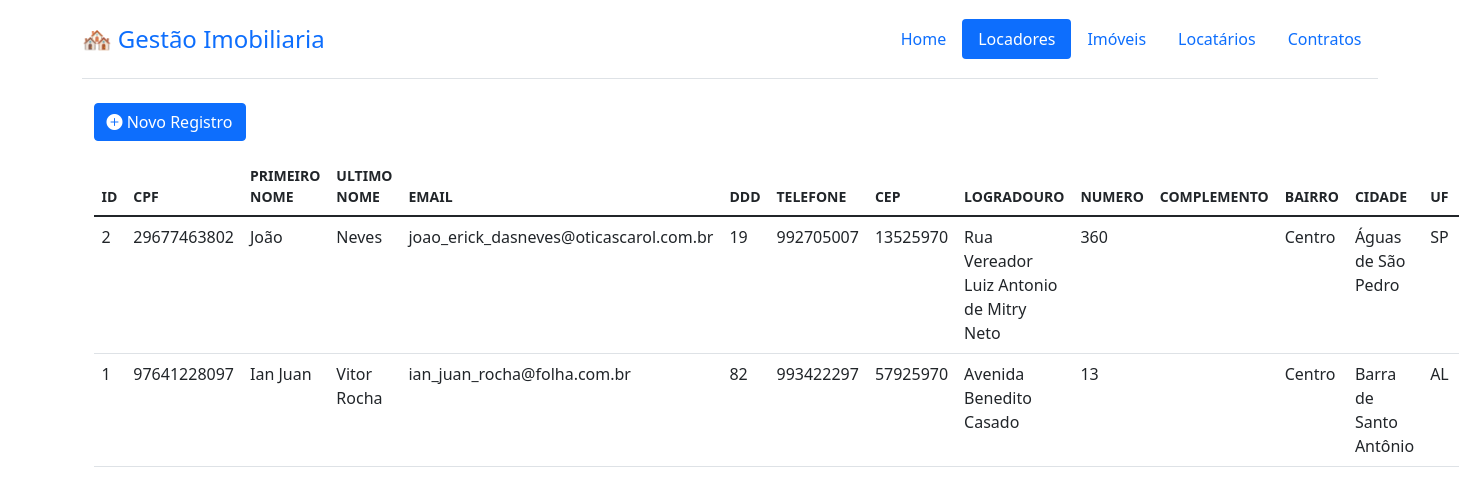
Screenshot of /locador/ with the database file from the repository.
### tables this page shows
CREATE TABLE `locador` (
	`id` integer primary key NOT NULL UNIQUE,
	`cpf` TEXT NOT NULL,
	`primeiro_nome` TEXT NOT NULL,
	`ultimo_nome` TEXT NOT NULL,
	`email` TEXT NOT NULL,
	`ddd` INTEGER NOT NULL,
	`telefone` TEXT NOT NULL,
	`cep` TEXT NOT NULL,
	`logradouro` TEXT NOT NULL,
	`numero` TEXT NOT NULL,
	`complemento` TEXT,
	`bairro` TEXT NOT NULL,
	`cidade` INTEGER NOT NULL,
	`uf` INTEGER NOT NULL
);

### gestao_imobiliaria/views/locador.py (the view)
@locador.route("/locador/")
def locador_list():
    PAGE_TITLE = PAGE_NAME
    db = get_db()
    colunas = get_column_names(db, table="locador")
    dados = db.execute(
        """
        SELECT *
        FROM locador
        ORDER BY id DESC;
        """
    ).fetchall()
    if dados is None:
        dados = []
    return render_template(
        "list.html",
        dados=dados,
        colunas=colunas,
        page_title=PAGE_TITLE,
        blueprint=PAGE_NAME,
    )

### gestao_imobiliaria/db.py (called while the page is built)
def get_db():
    if "db" not in g:
        g.db = sqlite3.connect(
            os.getenv("DATABASE_URL"), detect_types=sqlite3.PARSE_DECLTYPES
        )
        g.db.row_factory = sqlite3.Row
    return g.db

### gestao_imobiliaria/views/utils.py (called while the page is built)
@cache
def get_column_names(db, table):
    cursor = db.execute(f"PRAGMA table_info({table})")
    colunas = [column[1] for column in cursor.fetchall()]
    for i in range(len(colunas)):
        colunas[i] = colunas[i].replace("id_", "")
        colunas[i] = colunas[i].replace("_", " ")
        colunas[i] = colunas[i].upper()
    return colunas

### gestao_imobiliaria/templates/list.html (shortened to what this page needs)
{% extends "base.html" %}
{% set current_date = datetime.utcnow() %}
{% block content %}
  <div class="container justify-content-left w-100 position-relative">
    <div class="container-buttons text-start mb-3">
      <a href={{ url_for(blueprint +'.cadastro') }}
        <button type="button" class="btn btn-primary"><i class="bi bi-plus-circle-fill"></i> Novo Registro </button>
      </a>
    </div>
    <table class="table table-hover">
      <thead>
        <tr>
          {% for coluna in colunas %}
            <th scope="col" class="small">{{ coluna }}</th>
          {% endfor %}
          <th scope="col" class="w-auto"></th>
        </tr>
      </thead>
      <tbody>
        {% for dado in dados %}
          {% if page_title == 'contrato' %}
            {% set data_fim = datetime.strptime(dado.data_fim, '%Y-%m-%d') %}
            {% if data_fim < current_date %}
              <tr class="table-danger">
            {% endif %}
          {% else %}
          <tr>
          {% endif %}
            {% for value in dado %}
              <td>{{ value }}</td>
            {% endfor %}
            <td class="text-center">
            </td>
          </tr>
        {% endfor %}
      </tbody>
    </table>
  </div>
{% endblock %}

### gestao_imobiliaria/templates/base.html (style rules this page uses)
.table td:last-child, .table th:last-child { width: 6%; }

### rows the page displays
locador: dado "2" "19", cpf "29677463802", primeiro_nome "João", ultimo_nome "Neves", email "joao_erick_dasneves@oticascarol.com.br", telefone "992705007", cep "13525970", logradouro "Rua Vereador Luiz Antonio de Mitry Neto", numero "360", bairro "Centro", cidade "Águas de São Pedro", uf "SP"
locador: dado "1" "82", cpf "97641228097", primeiro_nome "Ian Juan", ultimo_nome "Vitor Rocha", email "ian_juan_rocha@folha.com.br", telefone "993422297", cep "57925970", logradouro "Avenida Benedito Casado", numero "13", bairro "Centro", cidade "Barra de Santo Antônio", uf "AL"

### other values shown
{{ coluna }} "ID" "CPF" "PRIMEIRO NOME" "ULTIMO NOME" "EMAIL" "DDD" "TELEFONE" "CEP" "LOGRADOURO" "NUMERO" "COMPLEMENTO" "BAIRRO" "CIDADE" "UF"
